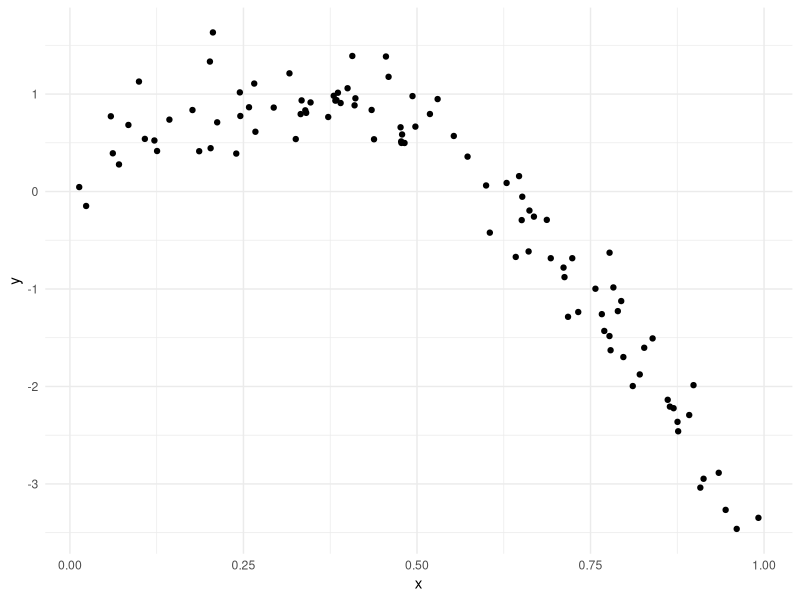
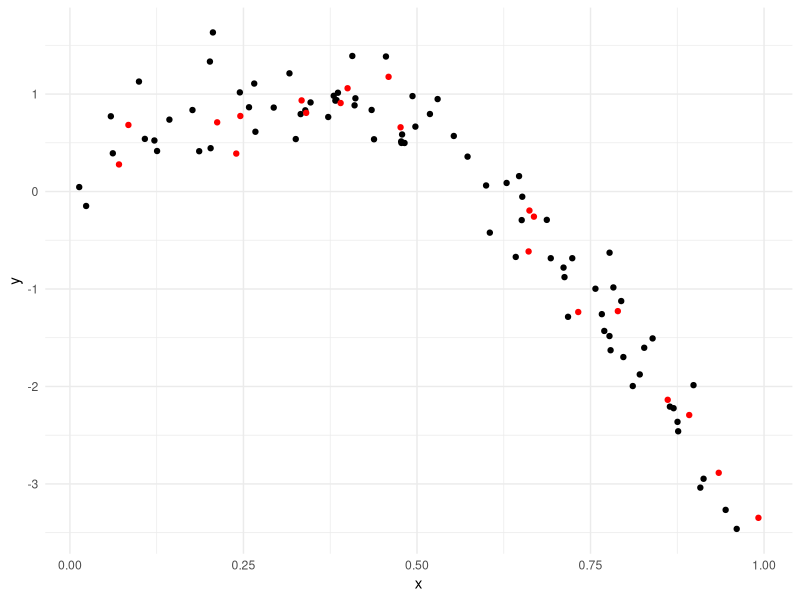
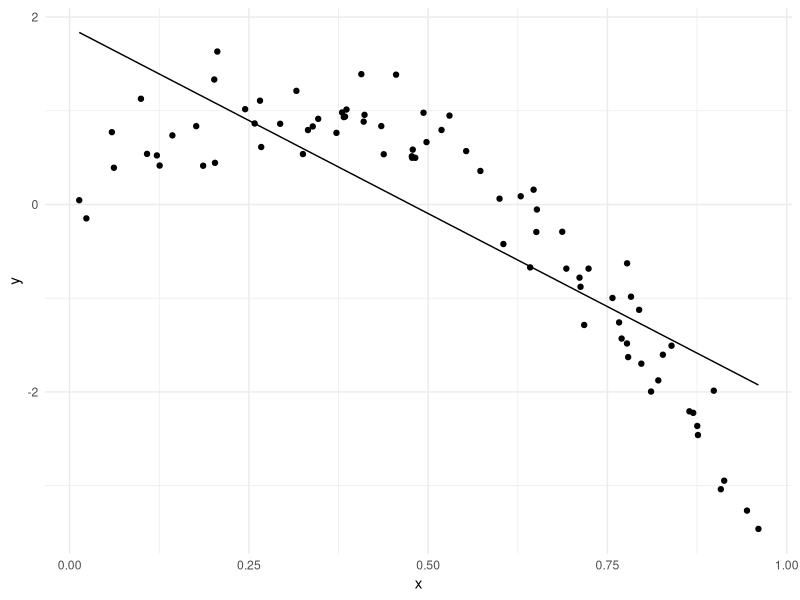

These charts were generated, in order, by the following R code:
## ---- chunk 1
library(tidyverse)
library(viridis)

library(modelr)
library(mgcv)

knitr::opts_chunk$set(
  fig.width = 6,
  fig.asp = .6,
  out.width = "90%"
)

theme_set(theme_minimal() + theme(legend.position = "bottom"))

options(
  ggplot2.continuous.colour = "viridis",
  ggplot2.continuous.fill = "viridis"
)

scale_colour_discrete = scale_colour_viridis_d
scale_fill_discrete = scale_fill_viridis_d
## ---- chunk 2
set.seed(1)

nonlin_df = 
  tibble(
    id = 1:100,
    x = runif(100, 0, 1),
    y = 1 - 10 * (x - .3) ^ 2 + rnorm(100, 0, .3)
  )

nonlin_df %>% 
  ggplot(aes(x = x, y = y)) + 
  geom_point()
## ---- chunk 3
train_df = sample_n(nonlin_df, 80)
test_df = anti_join(nonlin_df, train_df, by = "id")

ggplot(train_df, aes(x = x, y = y)) +
  geom_point() +
  geom_point(data = test_df, color = "red")
## ---- chunk 4
linear_mod = lm(y ~ x, data = train_df)
smooth_mod = mgcv::gam(y ~ s(x), data = train_df)
wiggly_mod = mgcv::gam(y ~ s(x, k = 30), sp = 10e-6, data = train_df)
## ---- chunk 5
train_df %>%
  add_predictions(linear_mod) %>%
  ggplot(aes(x = x, y = y)) +
  geom_point() +
  geom_line(aes(y = pred))
## ---- chunk 6
rmse(linear_mod, test_df)
rmse(smooth_mod, test_df)
rmse(wiggly_mod, test_df)
